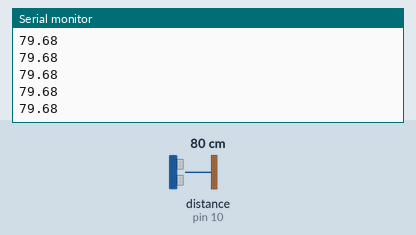
A sketch run on a simulated Arduino Uno, built with avr-gcc and run on an emulated ATmega328P. On the bench: the last lines printed to the serial monitor. Wiring (inferred from the names in the program): ultrasonic range finder: trigger pin 9; echo pin 10. The inputs (shaded band) are chosen by the test bench; at power-on: distance to the obstacle (sensor on pin 10) 80 cm. The echo pulse lasts 58.3 µs per cm.

Above: at 1.3 s.
1.4 s: distance to the obstacle (sensor on pin 10) set to 2 cm
At 2.3 s:
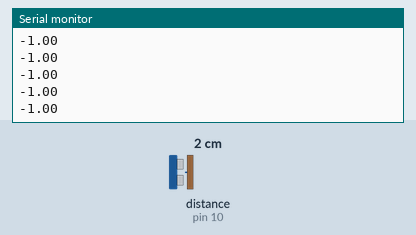
2.9 s: distance to the obstacle (sensor on pin 10) set to 4 cm
At 3.8 s:
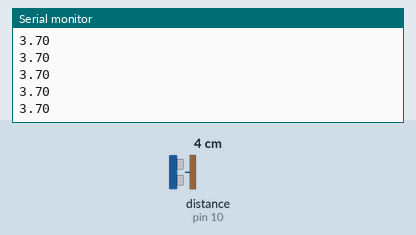
Timing chart, 0 to 5.9 s (numbered marks = the images above; inputs shaded):
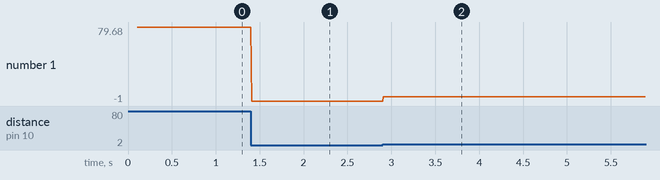

The sketch:

firmware.ino
```cpp
// mousees firmware
// this is the arduino side. it literally just goes brr
// with the ultrasonic sensor and yeets distance readings
// over bluetooth + usb at like 200 times a second
//
// the python side does all the big brain stuff
// kalman filters, neural nets, physics, the whole shebang
// arduino just vibes and sends numbers
//
// pins:
//   ultrasonic trig > pin 9
//   ultrasonic echo > pin 10
//   hc05 tx > pin 2
//   hc05 rx > pin 3

#include <SoftwareSerial.h>

const int TRIG_PIN = 9;
const int ECHO_PIN = 10;

// bluetooth pins (hc-05)
const int BT_RX_PIN = 2; // hc05 tx goes here
const int BT_TX_PIN = 3; // hc05 rx goes here

SoftwareSerial BTSerial(BT_RX_PIN, BT_TX_PIN);

// if the reading is outside these bounds its literally impossible
const float ABS_MIN_CM = 2.0;
const float ABS_MAX_CM = 400.0;

// how fast we sample (5000 microseconds = 200hz)
const unsigned long SAMPLE_INTERVAL_US = 5000;

unsigned long lastSampleTime = 0;

void setup() {
    pinMode(TRIG_PIN, OUTPUT);
    pinMode(ECHO_PIN, INPUT);

    Serial.begin(115200);    // usb
    BTSerial.begin(9600);    // bluetooth

    delay(100);
    digitalWrite(TRIG_PIN, LOW);
    delayMicroseconds(5);
}

float readDistanceCm() {
    // ping the sensor
    digitalWrite(TRIG_PIN, LOW);
    delayMicroseconds(2);

    digitalWrite(TRIG_PIN, HIGH);
    delayMicroseconds(10);

    digitalWrite(TRIG_PIN, LOW);

    // wait for echo (30ms timeout)
    long duration = pulseIn(ECHO_PIN, HIGH, 30000);

    // got nothing back
    if (duration == 0) {
        return -1.0;
    }

    // speed of sound math to get centimeters
    float distance = duration * 0.0343 / 2.0;

    // nah thats not real
    if (distance < ABS_MIN_CM || distance > ABS_MAX_CM) {
        return -1.0;
    }

    return distance;
}

void loop() {
    unsigned long now = micros();

    // keep it steady at 200hz
    if (now - lastSampleTime < SAMPLE_INTERVAL_US) {
        return;
    }

    lastSampleTime = now;

    float distance = readDistanceCm();

    // blast it out over usb and bluetooth
    Serial.println(distance, 2);
    BTSerial.println(distance, 2);
}
```

Measured:
- after the input at 1.4 s, the serial monitor: prints a new line at once (image 1)
- after the input at 2.9 s, the serial monitor: prints a new line at once (image 2)
- plotted number 1: 79.68 → -1 after the input at 1.4 s, -1 → 3.7 after the input at 2.9 s
